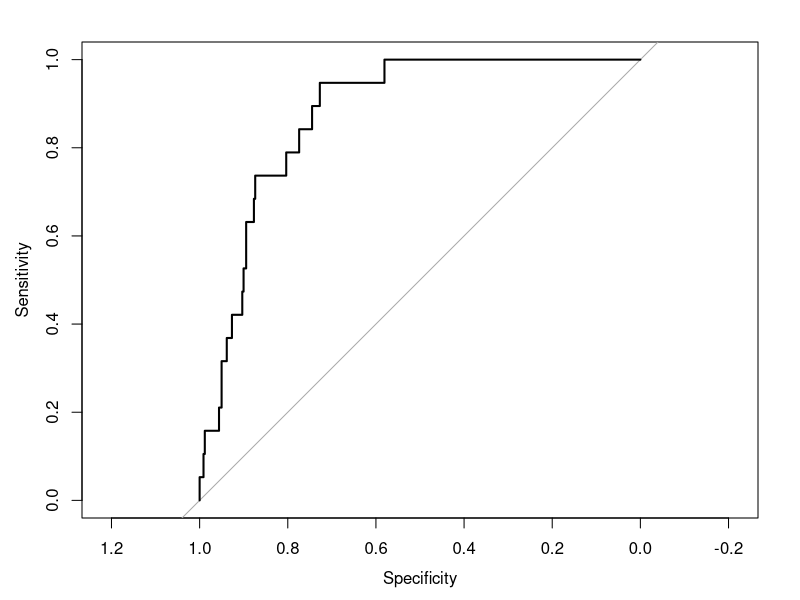

Generate this figure with R:
setwd("E:\\PROGRAM\\R")
library(survival)
library(tidyverse)
library(lubridate)
library(pROC)#ROC曲线函数

# 1、病例为车祸发生那一小时，对照为车祸发生那天其他时间的车流量------
df_crash <- read.csv("crash_data.csv") %>% 
  mutate(
    Time=as.numeric(str_split(starttime,":",simplify = T)[,1]),
    Key=str_c(segment,Time,sep="-"),
    crash=1
  ) %>% 
  select(-2,-3,-Time)

df_traffic <- read.csv("traffic_data.csv") %>% 
  mutate(
    Time=as.numeric(str_split(time,":",simplify = T)[,1]),
    Key=str_c(segment,Time,sep="-")
  ) %>% 
  filter(segment %in% df_crash$segment) %>% 
  group_by(Key) %>% 
  summarise(
    speed=mean(speed,na.rm = T),
    flow=mean(flow,na.rm=T),
    segment=mean(segment)
  )
df_all <- df_traffic %>% left_join(df_crash) %>% 
  mutate(crash=replace_na(crash,0))

# 2、将 speed,flow中的大于media+3倍IQR的转化为media+3倍IQR---------
df_all$speed[df_all$speed>median(df_all$speed)+3*IQR(df_all$speed)] <- median(df_all$speed)+3*IQR(df_all$speed)
df_all$flow[df_all$flow>median(df_all$flow)+3*IQR(df_all$flow)] <- median(df_all$flow)+3*IQR(df_all$flow)

# 3、将数据拆分为训练集和测试集,3/7分---------
set.seed(5210)
num <- sample(unique(df_all$segment),length(unique(df_all$segment))*0.7,replace = F)
df_train <- df_all[df_all$segment%in%num,]
df_test <- df_all[!df_all$segment%in%num,]

# 4、在训练集上构建模型---------------
clg <- clogit(crash~speed+flow+strata(segment),data = df_train )
summary(clg)

# 5、在测试集上验证模型-------------
df_test %>% 
  filter(crash==0) %>% 
  group_by(segment) %>% 
  summarise(
    m_flow=mean(flow),
    m_speed=mean(speed)
  ) %>% 
  ungroup() %>% 
  right_join(df_test) %>% 
  mutate(
    flow1=flow-m_flow,
    speed1=speed-m_speed
  )->df_test2

df_test2$predoct=exp(-0.067617*df_test2$speed1+0.008844*df_test2$flow1)# 根据公式6计算OR值

# 6、模型性能-------------
HH <- roc(df_test2$crash,df_test2$predoct) # 绘制ROC曲线
plot(HH)
HH$auc
